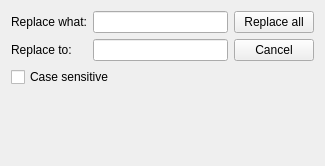
<?xml version="1.0" encoding="UTF-8"?>
<ui version="4.0">
 <class>ReplaceDialog</class>
 <widget class="QWidget" name="ReplaceDialog">
  <property name="geometry">
   <rect>
    <x>0</x>
    <y>0</y>
    <width>325</width>
    <height>166</height>
   </rect>
  </property>
  <property name="windowTitle">
   <string>Replace</string>
  </property>
  <property name="windowIcon">
   <iconset resource="TextEditor.qrc">
    <normaloff>:/TextEditor/Resources/replace.svg</normaloff>:/TextEditor/Resources/replace.svg</iconset>
  </property>
  <layout class="QGridLayout" name="gridLayout_2">
   <item row="0" column="0">
    <layout class="QGridLayout" name="gridLayout">
     <item row="0" column="0">
      <widget class="QLabel" name="label">
       <property name="text">
        <string>Replace what:</string>
       </property>
      </widget>
     </item>
     <item row="1" column="1">
      <widget class="QLineEdit" name="editReplaceTo"/>
     </item>
     <item row="2" column="0" colspan="2">
      <widget class="QCheckBox" name="checkCaseSensitive">
       <property name="text">
        <string>Case sensitive</string>
       </property>
      </widget>
     </item>
     <item row="1" column="0">
      <widget class="QLabel" name="label_2">
       <property name="text">
        <string>Replace to:</string>
       </property>
      </widget>
     </item>
     <item row="0" column="1">
      <widget class="QLineEdit" name="editReplaceWhat"/>
     </item>
     <item row="0" column="2">
      <widget class="QPushButton" name="buttonReplace">
       <property name="text">
        <string>Replace all</string>
       </property>
      </widget>
     </item>
     <item row="1" column="2">
      <widget class="QPushButton" name="buttonCancel">
       <property name="text">
        <string>Cancel</string>
       </property>
      </widget>
     </item>
    </layout>
   </item>
   <item row="1" column="0">
    <spacer name="verticalSpacer">
     <property name="orientation">
      <enum>Qt::Vertical</enum>
     </property>
     <property name="sizeHint" stdset="0">
      <size>
       <width>20</width>
       <height>40</height>
      </size>
     </property>
    </spacer>
   </item>
  </layout>
 </widget>
 <layoutdefault spacing="6" margin="11"/>
 <resources>
  <include location="TextEditor.qrc"/>
 </resources>
 <connections/>
</ui>
